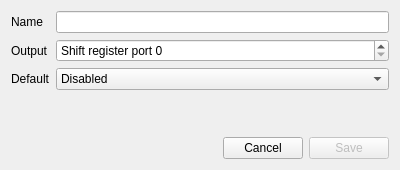
<?xml version="1.0" encoding="UTF-8"?>
<ui version="4.0">
 <class>DeviceDialog</class>
 <widget class="QDialog" name="DeviceDialog">
  <property name="geometry">
   <rect>
    <x>0</x>
    <y>0</y>
    <width>400</width>
    <height>170</height>
   </rect>
  </property>
  <property name="windowTitle">
   <string>Device settings</string>
  </property>
  <layout class="QGridLayout" name="mainLayout">
   <item row="0" column="0">
    <widget class="QLabel" name="labelName">
     <property name="text">
      <string>Name</string>
     </property>
     <property name="buddy">
      <cstring>Name</cstring>
     </property>
    </widget>
   </item>
   <item row="0" column="1">
    <widget class="QLineEdit" name="Name"/>
   </item>
   <item row="1" column="0">
    <widget class="QLabel" name="labelOutput">
     <property name="text">
      <string>Output</string>
     </property>
     <property name="buddy">
      <cstring>Output</cstring>
     </property>
    </widget>
   </item>
   <item row="1" column="1">
    <widget class="QSpinBox" name="Output">
     <property name="prefix">
      <string>Shift register port </string>
     </property>
     <property name="maximum">
      <number>7</number>
     </property>
    </widget>
   </item>
   <item row="2" column="0">
    <widget class="QLabel" name="labelActive">
     <property name="text">
      <string>Default</string>
     </property>
     <property name="buddy">
      <cstring>Active</cstring>
     </property>
    </widget>
   </item>
   <item row="2" column="1">
    <widget class="QComboBox" name="Active">
     <item>
      <property name="text">
       <string>Disabled</string>
      </property>
     </item>
     <item>
      <property name="text">
       <string>Enabled</string>
      </property>
     </item>
    </widget>
   </item>
   <item row="4" column="0" colspan="2">
    <layout class="QHBoxLayout" name="toolsLayout">
     <item>
      <spacer name="horizontalSpacer">
       <property name="orientation">
        <enum>Qt::Horizontal</enum>
       </property>
       <property name="sizeHint" stdset="0">
        <size>
         <width>0</width>
         <height>0</height>
        </size>
       </property>
      </spacer>
     </item>
     <item>
      <widget class="QPushButton" name="cancelButton">
       <property name="text">
        <string>Cancel</string>
       </property>
      </widget>
     </item>
     <item>
      <widget class="QPushButton" name="saveButton">
       <property name="enabled">
        <bool>false</bool>
       </property>
       <property name="text">
        <string>Save</string>
       </property>
       <property name="default">
        <bool>true</bool>
       </property>
      </widget>
     </item>
    </layout>
   </item>
   <item row="3" column="0" colspan="2">
    <spacer name="verticalSpacer">
     <property name="orientation">
      <enum>Qt::Vertical</enum>
     </property>
     <property name="sizeHint" stdset="0">
      <size>
       <width>0</width>
       <height>0</height>
      </size>
     </property>
    </spacer>
   </item>
  </layout>
 </widget>
 <tabstops>
  <tabstop>Name</tabstop>
  <tabstop>Output</tabstop>
  <tabstop>Active</tabstop>
  <tabstop>cancelButton</tabstop>
  <tabstop>saveButton</tabstop>
 </tabstops>
 <resources/>
 <connections>
  <connection>
   <sender>cancelButton</sender>
   <signal>clicked()</signal>
   <receiver>DeviceDialog</receiver>
   <slot>reject()</slot>
   <hints>
    <hint type="sourcelabel">
     <x>269</x>
     <y>155</y>
    </hint>
    <hint type="destinationlabel">
     <x>281</x>
     <y>165</y>
    </hint>
   </hints>
  </connection>
  <connection>
   <sender>saveButton</sender>
   <signal>clicked()</signal>
   <receiver>DeviceDialog</receiver>
   <slot>accept()</slot>
   <hints>
    <hint type="sourcelabel">
     <x>367</x>
     <y>153</y>
    </hint>
    <hint type="destinationlabel">
     <x>376</x>
     <y>165</y>
    </hint>
   </hints>
  </connection>
  <connection>
   <sender>Name</sender>
   <signal>textChanged(QString)</signal>
   <receiver>DeviceDialog</receiver>
   <slot>TextBoxEdited()</slot>
   <hints>
    <hint type="sourcelabel">
     <x>209</x>
     <y>10</y>
    </hint>
    <hint type="destinationlabel">
     <x>627</x>
     <y>49</y>
    </hint>
   </hints>
  </connection>
 </connections>
 <slots>
  <slot>TextBoxEdited()</slot>
 </slots>
</ui>
